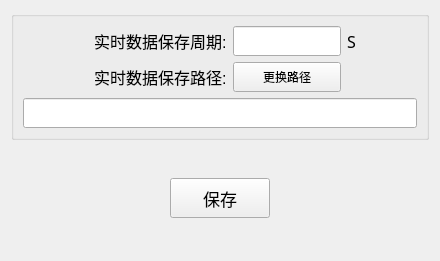
<?xml version="1.0" encoding="UTF-8"?>
<ui version="4.0">
 <class>TFormRecord</class>
 <widget class="QWidget" name="TFormRecord">
  <property name="geometry">
   <rect>
    <x>0</x>
    <y>0</y>
    <width>440</width>
    <height>261</height>
   </rect>
  </property>
  <property name="windowTitle">
   <string>Form</string>
  </property>
  <layout class="QVBoxLayout" name="verticalLayout">
   <item>
    <widget class="QGroupBox" name="groupBox_2">
     <property name="title">
      <string/>
     </property>
     <layout class="QGridLayout" name="gridLayout_6">
      <item row="0" column="1" rowspan="2">
       <widget class="QLabel" name="label_10">
        <property name="minimumSize">
         <size>
          <width>0</width>
          <height>0</height>
         </size>
        </property>
        <property name="font">
         <font>
          <family>Microsoft YaHei UI</family>
          <pointsize>12</pointsize>
         </font>
        </property>
        <property name="text">
         <string>实时数据保存周期:</string>
        </property>
       </widget>
      </item>
      <item row="0" column="2" rowspan="2">
       <widget class="QLineEdit" name="lineEdit_5">
        <property name="sizePolicy">
         <sizepolicy hsizetype="Expanding" vsizetype="Preferred">
          <horstretch>0</horstretch>
          <verstretch>0</verstretch>
         </sizepolicy>
        </property>
        <property name="minimumSize">
         <size>
          <width>100</width>
          <height>30</height>
         </size>
        </property>
        <property name="maximumSize">
         <size>
          <width>150</width>
          <height>30</height>
         </size>
        </property>
       </widget>
      </item>
      <item row="0" column="3" rowspan="2" colspan="2">
       <widget class="QLabel" name="label_11">
        <property name="font">
         <font>
          <family>宋体</family>
          <pointsize>12</pointsize>
         </font>
        </property>
        <property name="text">
         <string>S</string>
        </property>
       </widget>
      </item>
      <item row="1" column="0">
       <spacer name="horizontalSpacer_13">
        <property name="orientation">
         <enum>Qt::Horizontal</enum>
        </property>
        <property name="sizeHint" stdset="0">
         <size>
          <width>19</width>
          <height>20</height>
         </size>
        </property>
       </spacer>
      </item>
      <item row="1" column="4">
       <spacer name="horizontalSpacer_32">
        <property name="orientation">
         <enum>Qt::Horizontal</enum>
        </property>
        <property name="sizeHint" stdset="0">
         <size>
          <width>29</width>
          <height>20</height>
         </size>
        </property>
       </spacer>
      </item>
      <item row="2" column="0">
       <spacer name="horizontalSpacer_14">
        <property name="orientation">
         <enum>Qt::Horizontal</enum>
        </property>
        <property name="sizeHint" stdset="0">
         <size>
          <width>19</width>
          <height>20</height>
         </size>
        </property>
       </spacer>
      </item>
      <item row="2" column="1">
       <widget class="QLabel" name="label_12">
        <property name="minimumSize">
         <size>
          <width>0</width>
          <height>0</height>
         </size>
        </property>
        <property name="font">
         <font>
          <family>Microsoft YaHei UI</family>
          <pointsize>12</pointsize>
         </font>
        </property>
        <property name="text">
         <string>实时数据保存路径:</string>
        </property>
       </widget>
      </item>
      <item row="2" column="2">
       <widget class="QPushButton" name="pushButton_13">
        <property name="sizePolicy">
         <sizepolicy hsizetype="Expanding" vsizetype="Preferred">
          <horstretch>0</horstretch>
          <verstretch>0</verstretch>
         </sizepolicy>
        </property>
        <property name="minimumSize">
         <size>
          <width>100</width>
          <height>30</height>
         </size>
        </property>
        <property name="font">
         <font>
          <family>Microsoft YaHei UI</family>
         </font>
        </property>
        <property name="text">
         <string>更换路径</string>
        </property>
       </widget>
      </item>
      <item row="2" column="4">
       <spacer name="horizontalSpacer_33">
        <property name="orientation">
         <enum>Qt::Horizontal</enum>
        </property>
        <property name="sizeHint" stdset="0">
         <size>
          <width>29</width>
          <height>20</height>
         </size>
        </property>
       </spacer>
      </item>
      <item row="3" column="0" colspan="5">
       <widget class="QLineEdit" name="lineEdit_6">
        <property name="enabled">
         <bool>true</bool>
        </property>
        <property name="minimumSize">
         <size>
          <width>150</width>
          <height>30</height>
         </size>
        </property>
        <property name="maximumSize">
         <size>
          <width>9999999</width>
          <height>30</height>
         </size>
        </property>
        <property name="readOnly">
         <bool>true</bool>
        </property>
       </widget>
      </item>
     </layout>
    </widget>
   </item>
   <item>
    <spacer name="verticalSpacer_10">
     <property name="orientation">
      <enum>Qt::Vertical</enum>
     </property>
     <property name="sizeHint" stdset="0">
      <size>
       <width>20</width>
       <height>24</height>
      </size>
     </property>
    </spacer>
   </item>
   <item>
    <layout class="QHBoxLayout" name="horizontalLayout">
     <item>
      <spacer name="horizontalSpacer_15">
       <property name="orientation">
        <enum>Qt::Horizontal</enum>
       </property>
       <property name="sizeHint" stdset="0">
        <size>
         <width>108</width>
         <height>20</height>
        </size>
       </property>
      </spacer>
     </item>
     <item>
      <widget class="QPushButton" name="pushButton_6">
       <property name="minimumSize">
        <size>
         <width>100</width>
         <height>40</height>
        </size>
       </property>
       <property name="maximumSize">
        <size>
         <width>100</width>
         <height>40</height>
        </size>
       </property>
       <property name="font">
        <font>
         <family>Microsoft YaHei UI</family>
         <pointsize>13</pointsize>
        </font>
       </property>
       <property name="text">
        <string>保存</string>
       </property>
      </widget>
     </item>
     <item>
      <spacer name="horizontalSpacer_16">
       <property name="orientation">
        <enum>Qt::Horizontal</enum>
       </property>
       <property name="sizeHint" stdset="0">
        <size>
         <width>108</width>
         <height>20</height>
        </size>
       </property>
      </spacer>
     </item>
    </layout>
   </item>
   <item>
    <spacer name="verticalSpacer_6">
     <property name="orientation">
      <enum>Qt::Vertical</enum>
     </property>
     <property name="sizeHint" stdset="0">
      <size>
       <width>20</width>
       <height>24</height>
      </size>
     </property>
    </spacer>
   </item>
  </layout>
 </widget>
 <resources/>
 <connections/>
</ui>
